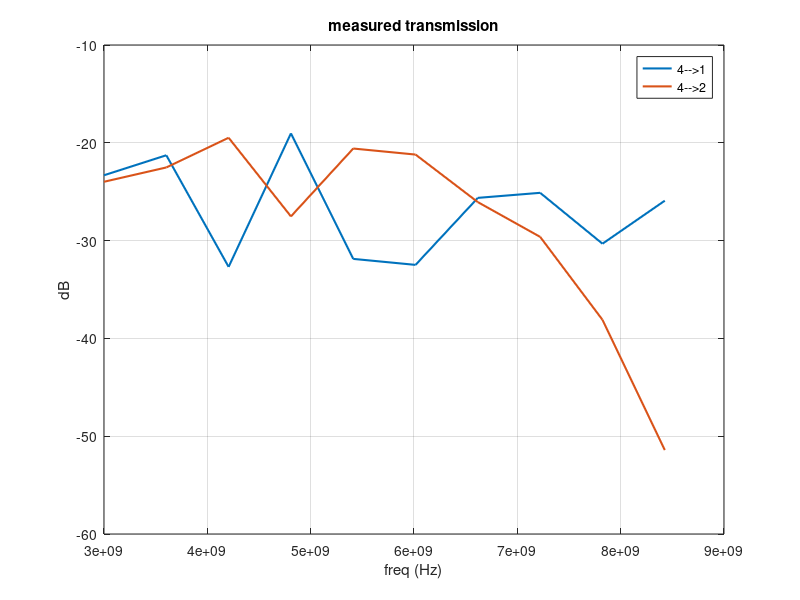

MATLAB code for this plot: (Note: this script raises an error after producing the figure.)
clearvars
addpath('')

addpath(genpath('Z:\Users\Guy\coupling transission lines\repos\NOCKIT-simulation'))

name = "\Transmission@-40";

lab = false;


if lab

   folder = 'Z:\Measurements\2020.dir\01_12_20 cooldown\Nockit6';
else
   folder = 'C:\Users\guypa\Google Drive\LIMUDIM\Lab_research\nockit6 data\Nockit6'; 
end
%% import data
smoothing = 0;

% traceid = 1:4;
% path =  strcat(folder,name);
% clearvars data
% for i=1:length(traceid)
% 
%         foldername = sprintf("4to%s", num2str(traceid(i)));
% 
%     folder_path = strcat(path, "\", foldername);
%  
%     [freq, data_raw] = import_data_4_fun(folder_path);
%     data(i,:) = data_raw(end,:);
% end
load NOCKIT5_2traces_data.mat
% data_mag = (abs(data).^2);
% data_dB = 10*log10(data_mag);


if smoothing
    for i=1:4
   data_dB(i,:) = smooth(data_dB(i,:), smoothing); 
    end
end

 % down sampling
res = 201;
%data_dB_red = nan(2,res);
freq_red = downsample(freq,res);
data_dB_red = (downsample(data_dB, res))';
% for i=1:2
%     
%  data_dB_red(:,i) = downsample(data_dB(:,i), res);
% end

%% plot 
figure(301); clf; plot(freq_red, data_dB_red(:,:), 'linewidth', 1.5); grid on; xlabel('freq (Hz)'); ylabel('dB'); title('measured transmission')
legend("4-->1","4-->2","4-->3","4-->4");
%  c_o = colororder;
 
%  colororder('default')
%% fitting
    v_ph = 1.8628e+06;
    v_ph_c = 5.4916e+06;
    Z0 = 50.1153;
    Zc = 1.9916e+03;

Y0 = 1/Z0;
Yc = 1/Zc;


% geometry: and network structure
N=30; % number of couplers. (= number of unit cells minus 1) 
M = 2; % number of lines
L0 = 100e-6; % length of each line segment
d = 26e-6; % length of each coupler segment

W=2.3e-6; % width of primary and secondary transmission lines
t=8e-9; % thickness of WSi (sputtered)
H=16e-9; % height of dielectric (say, Si - evaporated)
W_c=280e-9; % width of coupling line


[Y0, v_ph] = get_microstrip_properties(W,t,H);
[Yc, v_ph_c] = get_microstrip_properties(W_c,t,H);


% frequency etc.
%freq = 1e9*linspace(3,9,201); 
omega= 2*pi*freq;



input_idx = [1];   % can be more than one.
%%
% define graph: define an array of nodes with M rows and N+2 columns. the
% nodes are numbered such that nodes 1:M are the first column, M+1:2*M are
% the socond column  etc.
nodes = reshape(1:M*(N+2),M,N+2 );  
G = digraph();
% define main lines:
% connect each node (m,n) to (m, n+1), with weight  2.
% by convention weight 2 means a "main" edge and not a coupler.
s = nodes(:,1:N+1);
t = nodes(:,2:N+2);
w = 2*ones(size(s));
G = G.addedge(s,t,w);

% define coupling lines:
% connect each node (m,n) to (n+1,n) with weight 1.
% by convention weight 1 means a coupling edge.
s = reshape(nodes(1:M-1, 2:N+1), 1,(N)*(M-1));
t = reshape(nodes(2:M, 2:N+1), 1,(N)*(M-1));
w = ones(size(s));
G = G.addedge(s,t,w);


edge_num = G.numedges;
nodes_num = G.numnodes;

% figure(504)
% clf
% G.plot('xdata', x, 'ydata',y, 'linewidth', LWidths);

%


% define edges attributres; pahe velocity, length and characteristic
% admittance:
% rememeber weight = 1 means coupler edge, weight = 2 means regular edge:
%clearvars G.Edges.v_ph G.Edges.L G.Edges.Y
G.Edges.v_ph(G.Edges.Weight==2) = v_ph*ones(sum(G.Edges.Weight==2),1);
G.Edges.v_ph(G.Edges.Weight==1) = v_ph_c*ones(sum(G.Edges.Weight==1),1);
G.Edges.L(G.Edges.Weight==2) = L0*ones(sum(G.Edges.Weight==2),1);
G.Edges.L(G.Edges.Weight==1) = d*ones(sum(G.Edges.Weight==1),1);
G.Edges.Y(G.Edges.Weight==2) = Y0*ones(sum(G.Edges.Weight==2),1);
G.Edges.Y(G.Edges.Weight==1) = Yc*ones(sum(G.Edges.Weight==1),1);

% define boundary conditions attribute for each edge according to the
% following convention:
% 0 - do nothing
% 1 - set t to 0
% 2 - set r to 0
% 3 - set t to 1
% 4 - set r t0 1
G.Edges.BC = zeros(edge_num,1);
G.Edges.BC(G.findedge(nodes(:,1),nodes(:,2))) = 1*ones(M,1);
G.Edges.BC(G.findedge(nodes(input_idx,1),nodes(input_idx,2))) = 3;
G.Edges.BC(G.findedge(nodes(:,N+1),nodes(:,N+2))) = 2*ones(M,1);


%%

graph_data = process_graph(G);






%% config
% options = optimoptions('fmincon','Display','iter', 'PlotFcn', 'optimplotfval','PlotFcn', 'optimplotfval');

options = optimoptions('fmincon','Display','iter','Algorithm','sqp', 'PlotFcn', 'optimplotfval','PlotFcn', 'optimplotfval');
% options = optimoptions('fmincon','Display','iter','Algorithm','sqp-legacy', 'PlotFcn', 'optimplotfval','PlotFcn', 'optimplotfval');
% options = optimoptions('fmincon','Display','iter','Algorithm','interior-point', 'PlotFcn', 'optimplotfval','PlotFcn', 'optimplotfval');
% options = optimoptions('fmincon','Display','iter','Algorithm','active-set', 'PlotFcn', 'optimplotfval','PlotFcn', 'optimplotfval');

% options = optimset('PlotFcns',@optimplotfval, 'Display','iter');
% %    x0 =  [1.99 ,   0.9 ,  0.8, -52];
% x0 = [1.9935    1.9193    0.8418  -21.9094];
% % x0 = [1.9, -52]
% lb = [.2,-60];
% ub = [3,-45];
% x0 = [2,2,1,-22]
x0 = [1,.8,1,1,1,-22];


 x0 =[1.0819    1.3596    0.4855    1.2106    1.0862  -22.0017]
 x0 = [0.9717    1.3580    0.4355    1.1422    1.0249]
 
    x0 = [1.0170    0.7107    0.2524    1.0619    0.9896]
%  x0 = [1,.8,.25]
 
%   x0 = [1.0163    0.7106    0.2522    1.0612    0.9889];
% x0 = [1,.8 , 0.25, 1,1];

x0 = [1,.8 , 0.25, -22];
x0= [  1.1051    0.7540    0.3074 ];

%   lb = [.6, .6, .1,0.8,0.7];
  lb = [.6, .6, .1];
% ub = [1.3, 1.4,2,1.2,1.3];
ub = [1.3, 1.4,2];

A = [];
b = [];
Aeq = [];
beq = [];

%% minimize
fun = @(x) get_cost_5(G,freq_red, data_dB_red, x);
fun(x0)
%%
[X,costval] = fmincon(fun,x0, A,b,Aeq,beq,lb,ub,[], options)
%  [X,costval] = fminsearchbnd(fun,x0,lb,ub ,options)

%% plot
% X = [1.6973    2.9982    2.9024  -52.7307];
% X = [2.1635    0.7438    0.7321  -51.2686];
% X = [2.1740    0.4795    0.4708,-51.2686]
% X = [2.1386    2.8675    2.9995];
% X = [1.0096    0.2403    0.2425];
%  X = [1.9935    0.9193    0.8418  -21.9094];
% offset = -51.2686;
figure(333); clf;
% 
%      v_ph_new = b_ph*X(1);
%     v_ph_c+_new = v_ph_c*X(2);
% %     Z0 = 50.1153;
%      Yc_new = Yc/X(3);

trans_dB = get_trans(G,freq,X, -22, 1:2);
%%
figure(333)
plot(freq, (trans_dB), 'linewidth',1.5 ,'linestyle', '--');
% ylim('auto')
% legend("4-->1","4-->2","4-->3","4-->4");
 grid on; xlabel('freq (Hz)'); ylabel('dB'); title('simulated transmission')
 hold on
  cc = colororder();
    plot(freq, data_dB(:,1), 'color',cc(1,:))
    plot(freq, data_dB(:,2), 'color',cc(2,:))
%  c_o = colororder;
 
%  colororder(c_o)
 


